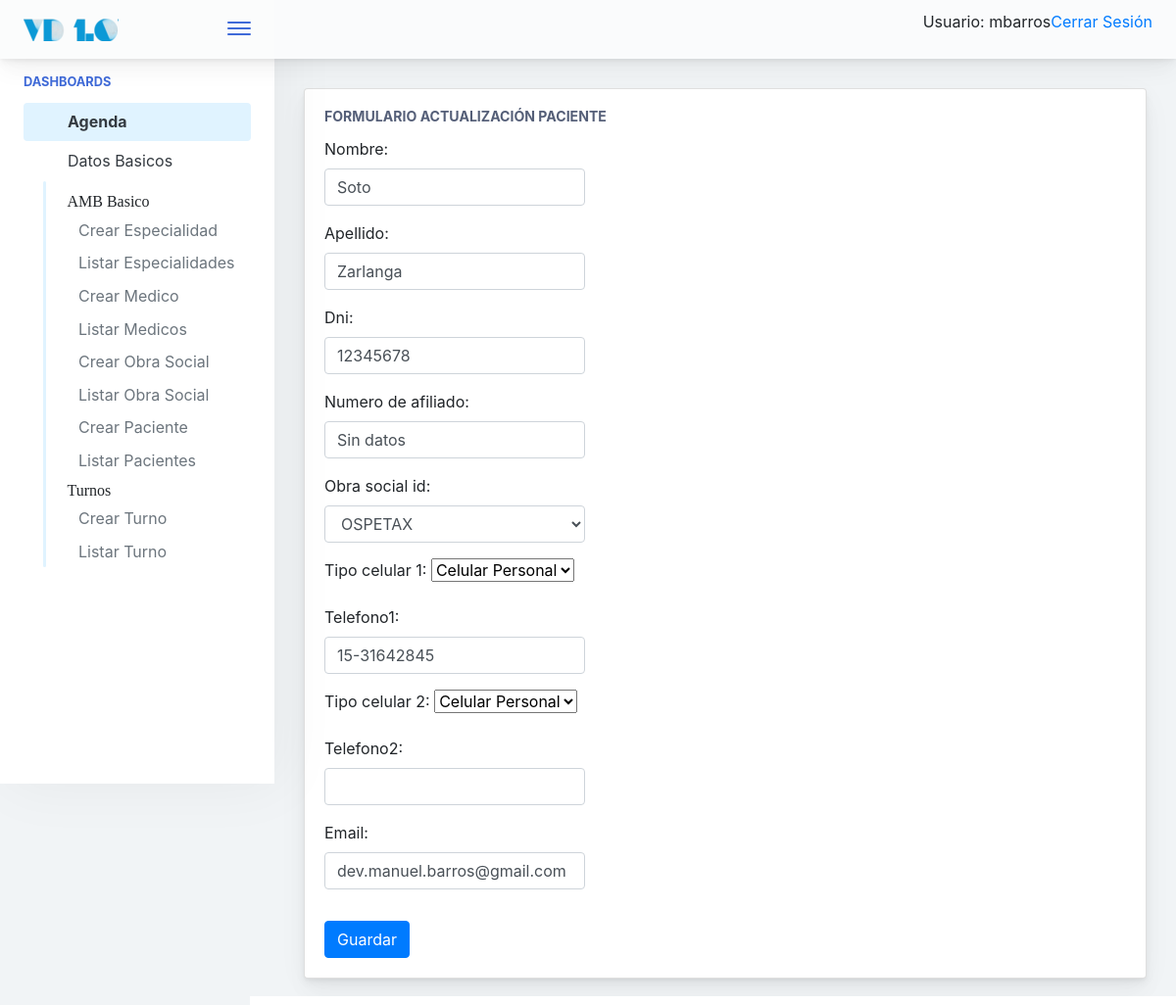
The app's page /agenda/paciente/update/1 (signed in) with its own data.
### agenda/models.py (models this page shows, shortened)
class paciente(models.Model):
    nombre = models.CharField(max_length=50)
    apellido = models.CharField(max_length=50)
    dni = models.CharField(max_length=20)
    numero_de_afiliado = models.CharField(max_length=50, default='Sin datos')
    obra_social_id = models.ForeignKey(obra_social, on_delete=models.CASCADE)
    tipo_celular_1 = models.CharField(max_length=20, choices=TIPO_TELEFONO, default='CP')
    telefono1 = models.CharField(max_length=50, blank=True)
    tipo_celular_2 = models.CharField(max_length=20, choices=TIPO_TELEFONO, default='CP')
    telefono2 = models.CharField(max_length=50, blank=True)
    email = models.CharField(max_length=100, blank=True)

class obra_social(models.Model):
    nombre = models.CharField(max_length=60)
    direccion = models.CharField(max_length=120)
    cuit = models.CharField(max_length=50)
    telefono = models.CharField(max_length=50)
    def __str__(self):
        return self.nombre

### agenda/views.py (the view)
# urls.py: path('paciente/update/<int:pk>', paciente_update.as_view(), name='paciente_update'),
class paciente_update(LoginRequiredMixin, UpdateView):
	model = paciente
	template_name = 'agenda/paciente_update.html'
	form_class = paciente_form
	success_url = reverse_lazy('agenda:paciente_list')

### agenda/forms.py
class paciente_form(forms.ModelForm):
    class Meta:
        model = paciente
        fields = ('__all__')
        widgets = {
                    'nombre' : forms.TextInput(attrs=class_control),
                    'apellido' : forms.TextInput(attrs=class_control),
                    'dni' : forms.TextInput(attrs=class_control),
                    'numero_de_afiliado' : forms.TextInput(attrs=class_control),
                    'nombre' : forms.TextInput(attrs=class_control),
                    'obra_social_id' : forms.Select(attrs=class_control),
                    'telefono_celular_1' : forms.Select(attrs=class_control),
                    'telefono1' : forms.TextInput(attrs=class_control),
                    'telefono_celular_2' : forms.Select(attrs=class_control),
                    'telefono2' : forms.TextInput(attrs=class_control),
                    'email' : forms.TextInput(attrs=class_control),
        }

### templates/agenda/paciente_update.html
{% extends '../base.html' %}
{% block cuerpo %}
	<div class="main-card mb-3 card">
		<div class="card-body">
			<h5 class="card-title">Formulario Actualización Paciente</h5>
				<form action="" method="post" role="form">{% csrf_token %}
					<div class="form-row">
						<div class="col-md-4 mb-3">
							{{ form.as_p }}
						</div>
					</div>
				<button type="submit" class="btn btn-primary">Guardar</button>
				</form>
		</div>
	</div>
{% endblock %}

### templates/base.html (shortened to what this page needs)
{% load static %}
<!doctype html>
<html lang="es">
	<head>
			{% include "./utils/base_cabecera.html" %}
	</head>
<body>
    {% if user.is_authenticated %}
            <div class="app-container app-theme-white body-tabs-shadow fixed-sidebar fixed-header overflow-auto">
    {% else %}
        <div class="app-container app-theme-white body-tabs-shadow fixed-sidebar fixed-header closed-sidebar overflow-auto">
    {% endif %}
        <div class="app-header header-shadow">
            <div class="app-header__logo">
                <div class="logo-src"></div>
                <div class="header__pane ml-auto">
                    <div>
                        <button type="button" class="hamburger close-sidebar-btn hamburger--elastic" data-class="closed-sidebar">
                            <span class="hamburger-box">
                                <span class="hamburger-inner"></span>
                            </span>
                        </button>
                    </div>
                </div>
            </div>
                <div class="app-header__content">
                <div class="app-header-right">
                    <div class="header-btn-lg pr-0">
                        <div class="widget-content p-0">
                            <div class="widget-content-wrapper">
                                <div class="widget-content-left">
                                    <div class="btn-group">
    {% if user.is_authenticated %}
     <p>Usuario:  {{ user.get_username }}</p>
     <p><a href="{% url 'users:logout' %}">Cerrar Sesión</a></p>
   {% else %}
     <p><a href="{% url 'users:login' %}">Ingresar</a></p>
   {% endif %}
                                    </div>
                                </div>
                            </div>
                        </div>
                    </div>        </div>
            </div>
        </div>
               <div class="app-main">
                <div class="app-sidebar sidebar-shadow">
                        <div class="scrollbar-sidebar">
                        <div class="app-sidebar__inner">
                            {% if user.is_authenticated %}
                            <ul class="vertical-nav-menu">
                                <li class="app-sidebar__heading">Dashboards</li>
                                  <li>
					  <a href="{% url 'index'%}" class="mm-active">
                                        <i class="metismenu-icon pe-7s-rocket"></i>
                                        Agenda
                                    </a>
                                </li>
                                <li>
                                    <a href="#">
                                        <i class="metismenu-icon pe-7s-monitor"></i>
                                        Datos Basicos
                                        <i class="metismenu-state-icon pe-7s-angle-down caret-left"></i>
                                    </a>
                                    <ul>
                                    	<li><i class="pe-7s-settings">AMB Basico</i></li>
                                        <li>
                                            <a href="{% url 'agenda:especialidad_create'%}">
                                                Crear Especialidad
                                            </a>
                                        </li>
                                         <li>
                                            <a href="{% url 'agenda:especialidad_list' %}">
                                                Listar Especialidades
                                            </a>
                                        </li>
                                         <li>
                                            <a href="{% url 'agenda:medicos_create'%}">
                                                Crear Medico
                                            </a>
                                        </li>
                                        <li>
                                            <a href="{% url 'agenda:medicos_list' %}">
                                                Listar Medicos
                                            </a>
                                        </li>
                                          <li>
                                            <a href="{% url 'agenda:obra_social_create' %}">
                                                Crear Obra Social
                                            </a>
                                        </li>
                                        <li>
                                            <a href="{% url 'agenda:obra_social_list' %}">
                                                Listar Obra Social
                                            </a>
                                        </li>
                                                                           <li>
                                            <a href="{% url 'agenda:paciente_create'%}">
                                                Crear Paciente
                                            </a>
                                        </li>
                                        <li>
                                            <a href="{% url 'agenda:paciente_list'%}">
                                                Listar Pacientes
                                            </a>
                                        </li>
                                        <li><i class="pe-7s-settings">Turnos</i></li>
                                                                           <li>
                                            <a href="{% url 'agenda:turno_create'%}">
                                                Crear Turno
                                            </a>
                                        </li>
										<li>
                                            <a href="{% url 'agenda:turno_list'%}">
                                                Listar Turno
                                            </a>
                                        </li>
                                    </ul>
                            </ul>
                            {% endif %}
                        </div>
                    </div>
                </div>    <div class="app-main__outer">
                <div class="app-main__inner">
			{% block cuerpo %}
			{% endblock %}
			</div>
    </div>
        </div>
    </div>
</body>
</html>

### records on screen
paciente: nombre "Soto", apellido "Zarlanga", dni "12345678", numero_de_afiliado "Sin datos", obra_social_id "OSPETAX", tipo_celular_1 "Celular Personal", telefono1 "15-31642845", tipo_celular_2 "Celular Personal", email "dev.manuel.barros@gmail.com"

### other values on screen
{{ user.get_username }} "mbarros"
